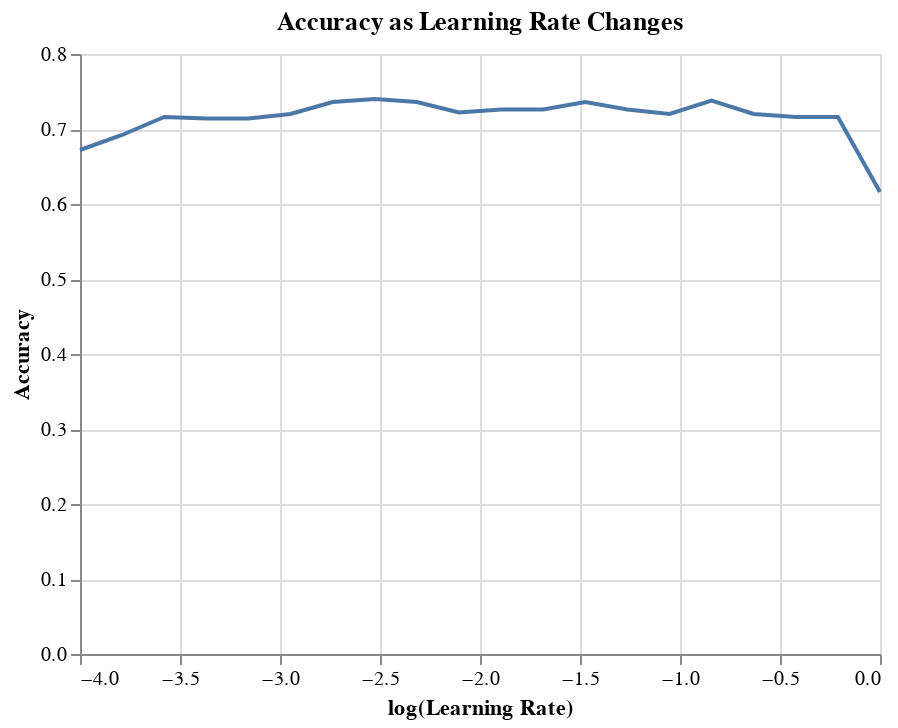
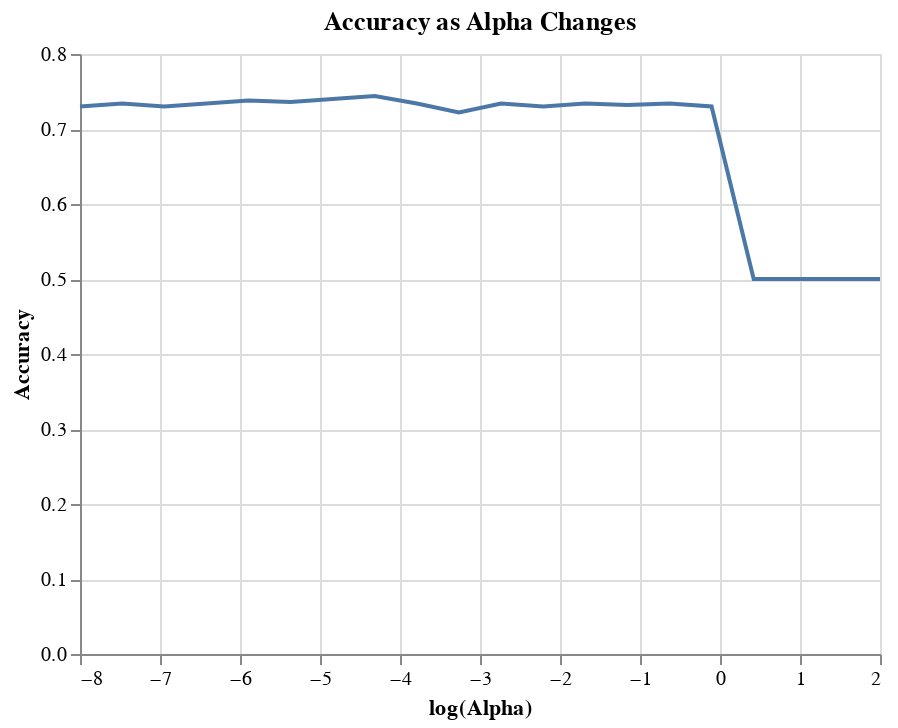
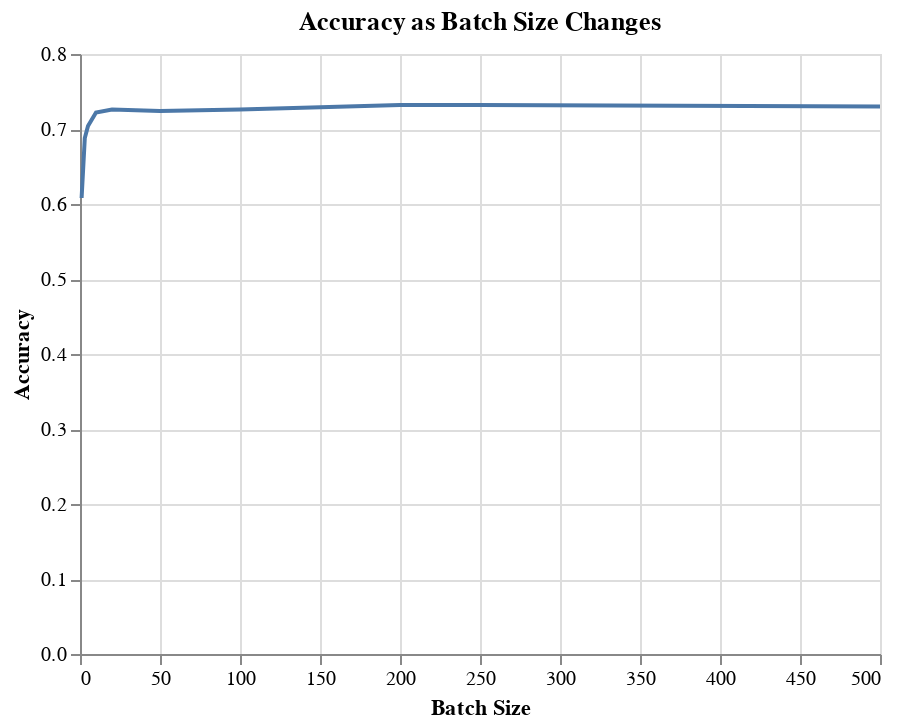

The cell these charts' notebook holds for them, in order:
### Markdown cell above
**(b)** Manual Hyperparameter Tuning I

### Code cell
%%capture --no-display

import numpy as np
import pandas as pd
import altair as alt

# Specify model hyperparameters
log_lrs = np.logspace(-4, 0, 20)
alphas = np.logspace(-8, 2, 20)
batch_sizes = [1, 3, 5, 10, 20, 50, 100, 200, 250, 500]

# Create a Dictionary of the hyperparameters to loop over
hyperparameters = {"Learning Rate": log_lrs, "Alpha": alphas, "Batch Size": batch_sizes}

# Loop over each hyperparameter
for hyperparameter in hyperparameters:

    # Calculate the accuracy for as the hyperparameter changes
    scores = []

    for i, eachValue in enumerate(hyperparameters[hyperparameter]):
        model = MLPClassifier(
            hidden_layer_sizes=default_hidden_layer_sizes,
            solver=default_solver,
            alpha=default_alpha
            if hyperparameter != "Alpha"
            else eachValue,  # set hyperparameter to default value if not the hyperparameter we are changing
            batch_size=default_batch_size
            if hyperparameter != "Batch Size"
            else eachValue,
            learning_rate_init=default_lr
            if hyperparameter != "Learning Rate"
            else eachValue,
            max_iter=default_max_iter,
            n_iter_no_change=default_n_iter_no_change,
        )

        model.fit(X_train, y_train)

        scores.append(model.score(X_val, y_val))

    # Plotting the accuracy as the hyperparameter changes
    display(
        alt.Chart(
            pd.DataFrame(
                {
                    (
                        f"log({hyperparameter})"
                        if hyperparameter != "Batch Size"
                        else hyperparameter
                    ): (
                        np.log10(hyperparameters[hyperparameter])
                        if hyperparameter != "Batch Size"
                        else hyperparameters[hyperparameter]
                    ),
                    "Accuracy": scores,
                }
            ),
            title=f"Accuracy as {hyperparameter} Changes",
        )
        .mark_line()
        .encode(
            x=f"log({hyperparameter})"
            if hyperparameter != "Batch Size"
            else hyperparameter,
            y="Accuracy",
        )
    )

### Figure 1 — Vega-Lite specification as saved in the notebook (floating-point values rounded to 4 significant figures)
{"config": {"view": {"continuousWidth": 400, "continuousHeight": 300}}, "data": {"name": "data-ee2f875c0d70ad205ba2bd500f1082b2"}, "mark": "line", "encoding": {"x": {"field": "log(Learning Rate)", "type": "quantitative"}, "y": {"field": "Accuracy", "type": "quantitative"}}, "title": "Accuracy as Learning Rate Changes", "$schema": "https://vega.github.io/schema/vega-lite/v4.17.0.json", "datasets": {"data-ee2f875c0d70ad205ba2bd500f1082b2": [{"log(Learning Rate)": -4.0, "Accuracy": 0.672}, {"log(Learning Rate)": -3.789, "Accuracy": 0.692}, {"log(Learning Rate)": -3.579, "Accuracy": 0.716}, {"log(Learning Rate)": -3.368, "Accuracy": 0.714}, {"log(Learning Rate)": -3.158, "Accuracy": 0.714}, {"log(Learning Rate)": -2.947, "Accuracy": 0.72}, {"log(Learning Rate)": -2.737, "Accuracy": 0.736}, {"log(Learning Rate)": -2.526, "Accuracy": 0.74}, {"log(Learning Rate)": -2.316, "Accuracy": 0.736}, {"log(Learning Rate)": -2.105, "Accuracy": 0.722}, {"log(Learning Rate)": -1.895, "Accuracy": 0.726}, {"log(Learning Rate)": -1.684, "Accuracy": 0.726}, {"log(Learning Rate)": -1.474, "Accuracy": 0.736}, {"log(Learning Rate)": -1.263, "Accuracy": 0.726}, {"log(Learning Rate)": -1.053, "Accuracy": 0.72}, {"log(Learning Rate)": -0.8421, "Accuracy": 0.738}, {"log(Learning Rate)": -0.6316, "Accuracy": 0.72}, {"log(Learning Rate)": -0.4211, "Accuracy": 0.716}, {"log(Learning Rate)": -0.2105, "Accuracy": 0.716}, {"log(Learning Rate)": 0.0, "Accuracy": 0.616}]}}

### Figure 2 — Vega-Lite specification as saved in the notebook (floating-point values rounded to 4 significant figures)
{"config": {"view": {"continuousWidth": 400, "continuousHeight": 300}}, "data": {"name": "data-0829f238ad9877c1f699d49b4e5ecd11"}, "mark": "line", "encoding": {"x": {"field": "log(Alpha)", "type": "quantitative"}, "y": {"field": "Accuracy", "type": "quantitative"}}, "title": "Accuracy as Alpha Changes", "$schema": "https://vega.github.io/schema/vega-lite/v4.17.0.json", "datasets": {"data-0829f238ad9877c1f699d49b4e5ecd11": [{"log(Alpha)": -8.0, "Accuracy": 0.73}, {"log(Alpha)": -7.474, "Accuracy": 0.734}, {"log(Alpha)": -6.947, "Accuracy": 0.73}, {"log(Alpha)": -6.421, "Accuracy": 0.734}, {"log(Alpha)": -5.895, "Accuracy": 0.738}, {"log(Alpha)": -5.368, "Accuracy": 0.736}, {"log(Alpha)": -4.842, "Accuracy": 0.74}, {"log(Alpha)": -4.316, "Accuracy": 0.744}, {"log(Alpha)": -3.789, "Accuracy": 0.734}, {"log(Alpha)": -3.263, "Accuracy": 0.722}, {"log(Alpha)": -2.737, "Accuracy": 0.734}, {"log(Alpha)": -2.211, "Accuracy": 0.73}, {"log(Alpha)": -1.684, "Accuracy": 0.734}, {"log(Alpha)": -1.158, "Accuracy": 0.732}, {"log(Alpha)": -0.6316, "Accuracy": 0.734}, {"log(Alpha)": -0.1053, "Accuracy": 0.73}, {"log(Alpha)": 0.4211, "Accuracy": 0.5}, {"log(Alpha)": 0.9474, "Accuracy": 0.5}, {"log(Alpha)": 1.474, "Accuracy": 0.5}, {"log(Alpha)": 2.0, "Accuracy": 0.5}]}}

### Figure 3 — Vega-Lite specification as saved in the notebook (floating-point values rounded to 4 significant figures)
{"config": {"view": {"continuousWidth": 400, "continuousHeight": 300}}, "data": {"name": "data-bea57ec90473d3fd2837ec01e13ab581"}, "mark": "line", "encoding": {"x": {"field": "Batch Size", "type": "quantitative"}, "y": {"field": "Accuracy", "type": "quantitative"}}, "title": "Accuracy as Batch Size Changes", "$schema": "https://vega.github.io/schema/vega-lite/v4.17.0.json", "datasets": {"data-bea57ec90473d3fd2837ec01e13ab581": [{"Batch Size": 1, "Accuracy": 0.608}, {"Batch Size": 3, "Accuracy": 0.688}, {"Batch Size": 5, "Accuracy": 0.704}, {"Batch Size": 10, "Accuracy": 0.722}, {"Batch Size": 20, "Accuracy": 0.726}, {"Batch Size": 50, "Accuracy": 0.724}, {"Batch Size": 100, "Accuracy": 0.726}, {"Batch Size": 200, "Accuracy": 0.732}, {"Batch Size": 250, "Accuracy": 0.732}, {"Batch Size": 500, "Accuracy": 0.73}]}}
